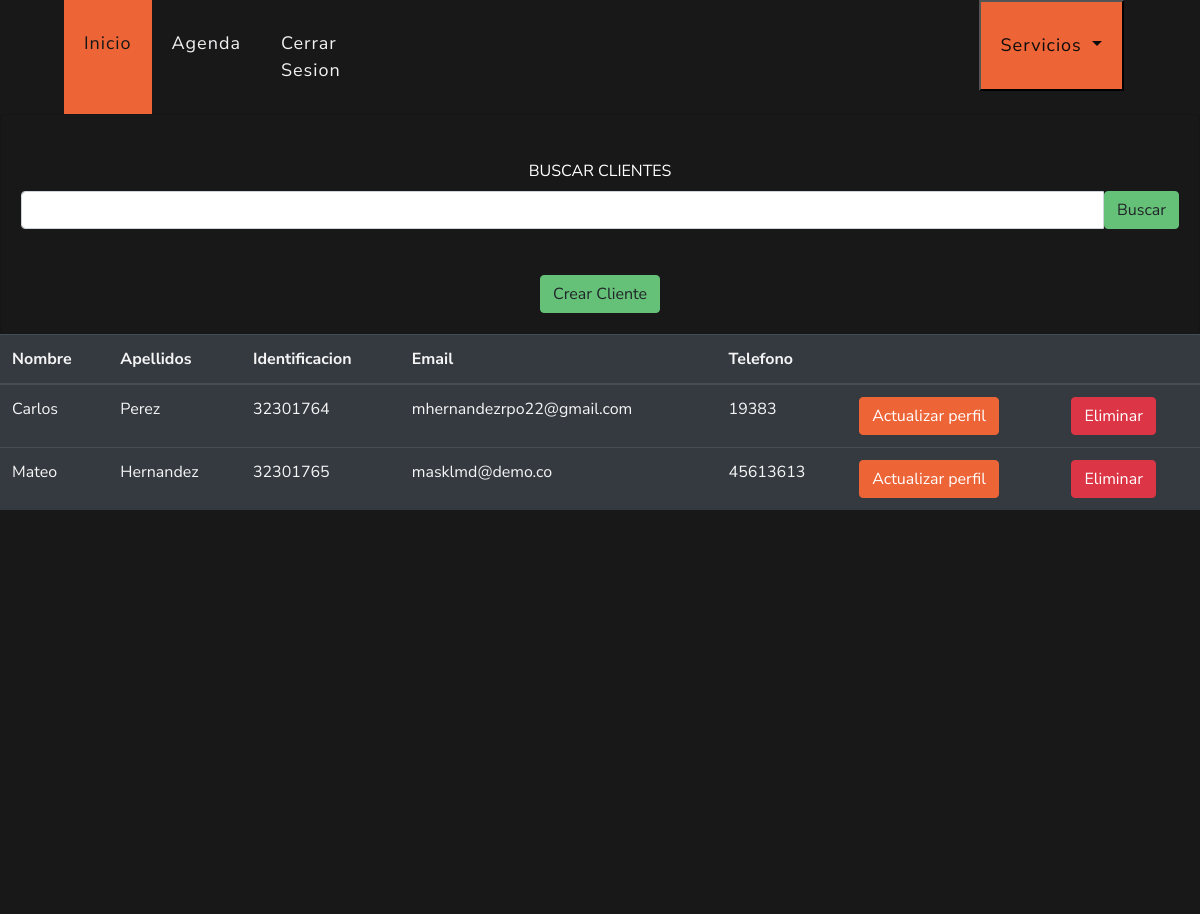
Screenshot of /ver/clientes (signed in) with the database file from the repository.
### veterinary/models.py (models this page shows, shortened)
class Client(models.Model):
    veterinary = models.ForeignKey(Veterinary, on_delete=models.PROTECT, blank=True, null=True)
    name = models.CharField(max_length=50, blank=False, null=False, verbose_name='Cliente')
    last_name = models.CharField(max_length=50, blank=False, null=False)
    document = models.CharField(max_length=20, unique=False, blank=True, null=True)
    email = models.EmailField(max_length=254, unique=False, blank=True, null=True)
    phone = models.CharField(max_length=15, blank=True, null=True)
    global_id = models.UUIDField(default=uuid.uuid4, editable=False, unique=True)
    class Meta:
        unique_together = ('document', 'email', 'veterinary')

### veterinary/views.py (the view)
# urls.py: path("ver/clientes", views.detailClient, name='detailClient'),
@login_required(login_url="login")
def detailClient(request):
    veterinaryLogued = request.user.veterinary
    form = ClientForm(initial={"veterinary": veterinaryLogued})
    if request.method == "POST":
        search_query = request.POST.get("search", "")
        clients = Client.objects.filter(
            name__contains=search_query, veterinary=veterinaryLogued
        )
        form_client = ClientForm(request.POST)
        if form_client.is_valid():
            document = form_client.cleaned_data["document"]
            email = form_client.cleaned_data["email"]
            if Client.objects.filter(Q(document=document) | Q(email=email)).exists():
                messages.error(
                    request,
                    "Ya existe un cliente con el mismo documento o correo electrónico.",
                )
            else:
                form_client.save()
                messages.success(request, "Cliente creado correctamente.")
                return redirect("detailClient")
    else:
        clients = Client.objects.filter(veterinary=veterinaryLogued)
    context = {"clients": clients, "form": form}
    return render(request, "veterinary/detailClient.html", context)

### veterinary/forms.py
class ClientForm(ModelForm):
    class Meta:
        model = Client
        fields = '__all__'
        widgets = {
            'veterinary': HiddenInput(attrs={'class': 'form-control form-input'}),
            'name': TextInput(attrs={'class': 'form-control form-input'}),
            'last_name': TextInput(attrs={'class': 'form-control form-input'}),
            'document': TextInput(attrs={'class': 'form-control form-input'}),
            'email': EmailInput(attrs={'class': 'form-control form-input'}),
            'phone': TextInput(attrs={'class': 'form-control form-input'}),
        }
        labels = {
            'veterinary': 'Veterinaria',
            'name': 'Nombres',
            'last_name': 'Apellidos',
            'email': 'Email',
            'phone': 'Telefono',
            'document': 'Cedula'
        }

### templates/veterinary/detailClient.html (shortened to what this page needs)
{% extends 'layout/base.html' %}
{% block 'style' %}
{% load static %}
<link rel="stylesheet" href="{% static 'css/estiloindex.css' %}">
<link rel="stylesheet" href="{% static 'css/estilo.css' %}">
{% endblock %}
{% block 'header' %}
{% include 'layout/partials/headerbase.html' %}
{% endblock %}
{% block 'content' %}
<div class="container-fluid" style="background-color: #181818; height: 100vh;">
    <div class="row">
        <div class="col-md-12">
            <div class="card bg-dark text-white">
                <div class="card-body text-center">
                    <form action="" method="POST" style="margin-top:3vh ;">
                        <label>BUSCAR CLIENTES</label>
                        <div class="input-group mb-3">
                            <input type="text" class="form-control" name="search">
                            <button type="submit" class="btn btn-secondary">Buscar</button>
                        </div>
                    </form>
                    <a data-toggle="modal" data-target="#exampleModal" class="btn btn-secondary" style="margin-top: 30px;">Crear Cliente</a>
                </div>
            </div>
            <div class="table-responsive" style="max-height: 70vh;">
                <table class="table table-dark">
                    <thead>
                        <tr>
                            <th>Nombre</th>
                            <th>Apellidos</th>
                            <th>Identificacion</th>
                            <th>Email</th>
                            <th>Telefono</th>
                            <th></th>
                            <th></th>
                        </tr>
                    </thead>
                    <tbody>
                        {% for client in clients %}
                        <tr>
                            <td>{{client.name}}</td>
                            <td>{{client.last_name}}</td>
                            <td>{{client.document}}</td>
                            <td>{{client.email}}</td>
                            <td>{{client.phone}}</td>
                            <td><a href="{% url 'updateClient' id=client.id %}" class="btn btn-primary">Actualizar perfil</a></td>
                            <td><button onclick="borrar('{{client.id}}')" class="btn btn-danger">Eliminar</button></td>
                        </tr>
                        {% endfor %}
                    </tbody>
                </table>
            </div>
        </div>
    </div>
</div>
{% endblock %}

### rows the page displays
Client: name "Carlos", last_name "Perez", document "32301764", email "mhernandezrpo22@gmail.com", phone "19383"
Client: name "Mateo", last_name "Hernandez", document "32301765", email "masklmd@demo.co", phone "45613613"
